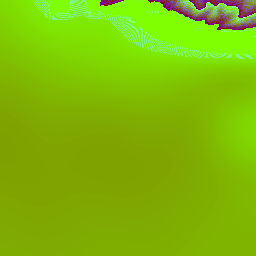
#> input picture geo/bodrum/dem/12/2355/1585.png, 256 x 256 px, found by its file name; its folder holds only this picture in this run
$ python bathymetry.py
#> lines starting #> are read from the running program, lines starting #| are printed output that depends on the picture; after the words box and inside, x2 and y2 are one past the last pixel; in counts of white or black regions, pixels touching at a corner belong together
#!/usr/bin/env python3
"""v5.0 kıyı batimetrisi düzeltmesi (geo/bodrum/dem/{12,9}).

Sorun: z12/z9 Terrarium karolarında kıyıdan kilometrelerce açıkta deniz tabanı -1 m yer tutucu
(veri yok) olarak kalmıştı: açık deniz 1 m derinlikte turkuaz sığlık gibi çiziliyordu. Fizik
etkilenmez (fizik denizi 0 m MSL görür); yalnızca çizilen deniz tabanı ve su rengi değişir.

Yöntem: her deniz pikseli için karaya Öklid uzaklığı d (mozaik üzerinde, karo sınırları
kesintisiz). Kıyı profili modeli
    D(d) = 1,5 + 40·(1 − e^(−d/500)) + 70·(1 − e^(−d/5000))   [m]
(30 m'de ~4 m, 300 m'de ~24 m, 1 km'de ~49 m, 8 km'de ~97 m; Ege kıyılarının tipik kayalık
şelf profili, yaklaşık [E]) düşük frekanslı gürültüyle ±%15 değiştirilir. Veride 5 m'den derin
bir değer varsa (gerçek ölçüm) derin olan alınır. Sonuç hafifçe yumuşatılır. Göller (su bayraklı,
h >= 0) ve kara pikselleri değişmez. Su bayrağı (mavi bit 0) korunur.

    python3 -I tools/geodata/bathymetry.py geo/bodrum
"""
import math
import os
import sys

import numpy as np
from PIL import Image
from scipy import ndimage


def decode(path):
#> called with path = 'geo/bodrum/dem/12/2355/1585.png'
    a = np.asarray(Image.open(path).convert('RGBA')).astype(np.float64)
    b = a[..., 2]
    h = a[..., 0] * 256 + a[..., 1] + (np.floor(b / 2) * 2) / 256 - 32768
    w = (b.astype(np.int32) & 1)
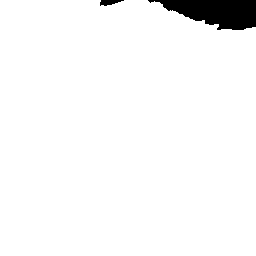
#> w: shape (256, 256) int32; values 0 (black) and 1 (white), 96.7% white; 2 black regions, box (x1, y1, x2, y2) and area: (148, 0, 256, 30) 2095, (100, 0, 124, 6) 92
    return h, w


def encode(h, w, path):
    v = np.clip(h + 32768, 0, 65535.99)
    r = np.floor(v / 256)
    g = np.floor(v - r * 256)
    f = v - np.floor(v)
    b = (np.floor(f * 256).astype(np.int32) & 0xFE) | (w & 1)
    img = np.stack([r, g, b, np.full_like(r, 255)], axis=-1).astype(np.uint8)
    Image.fromarray(img, 'RGBA').save(path, optimize=True)


def process(root, z):
    d = os.path.join(root, 'dem', str(z))
    tiles = {}
    for xs in os.listdir(d):
        for f in os.listdir(os.path.join(d, xs)):
            tiles[(int(xs), int(f.split('.')[0]))] = os.path.join(d, xs, f)
    xs = [k[0] for k in tiles]
    ys = [k[1] for k in tiles]
    x0, x1, y0, y1 = min(xs), max(xs), min(ys), max(ys)
    W, H = (x1 - x0 + 1) * 256, (y1 - y0 + 1) * 256
    hm = np.full((H, W), -50.0)
    wm = np.ones((H, W), np.int32)
    for (tx, ty), p in tiles.items():
        h, w = decode(p)
        hm[(ty - y0) * 256:(ty - y0 + 1) * 256, (tx - x0) * 256:(tx - x0 + 1) * 256] = h
        wm[(ty - y0) * 256:(ty - y0 + 1) * 256, (tx - x0) * 256:(tx - x0 + 1) * 256] = w
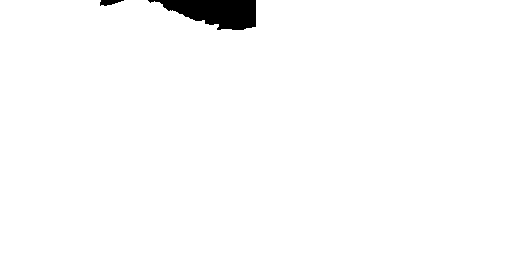
#> wm: shape (256, 512) int32; values 0 (black) and 1 (white), 98.3% white; 2 black regions, box (x1, y1, x2, y2) and area: (148, 0, 256, 30) 2095, (100, 0, 124, 6) 92
    # piksel boyu (m): Web Merkatör, enleme göre
    n = 2 ** z
#> n = 4096

    def lat_of(py):
#> called with py = 405888
        yy = py / 256 / n
#> yy = 0.387
        return math.degrees(math.atan(math.sinh(math.pi * (1 - 2 * yy))))
    lat_mid = lat_of((y0 + (y1 - y0 + 1) / 2) * 256)
#> lat_mid = 37.61
    px_m = 40075016.686 * math.cos(math.radians(lat_mid)) / n / 256
#> px_m = 30.27
    sea = (wm == 1) & (hm < 0.5)
#> sea: shape (256, 512) bool; 85.5% white; 7 black regions (4 under 20 px), largest, box (x1, y1, x2, y2) and area: (148, 0, 512, 112) 18486, (449, 133, 502, 207) 424, (100, 0, 124, 6) 93
    land = ~(wm == 1)
#> land: shape (256, 512) bool; 14.5% white; 7 white regions (4 under 20 px), largest, box (x1, y1, x2, y2) and area: (148, 0, 512, 112) 18457, (449, 133, 502, 207) 422, (100, 0, 124, 6) 92
    dist = ndimage.distance_transform_edt(~land) * px_m
    D = 1.5 + 40 * (1 - np.exp(-dist / 500)) + 70 * (1 - np.exp(-dist / 5000))
    rng = np.random.default_rng(5150)
    noise = ndimage.gaussian_filter(rng.standard_normal((H // 16 + 2, W // 16 + 2)), 2.0)
    noise = ndimage.zoom(noise, 16, order=1)[:H, :W]
    noise = noise / (np.abs(noise).max() + 1e-9)
    D *= 0.85 + 0.15 * (noise + 1)
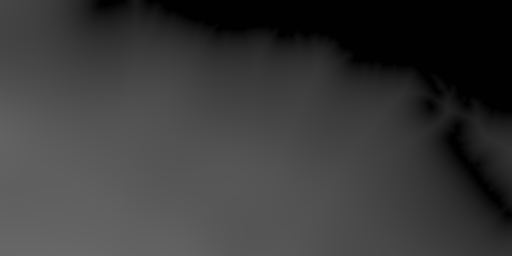
#> D: shape (256, 512) float64; min 1.31, max 103.9, mean 57.7
    data = np.where(hm < -5, -hm, 0)
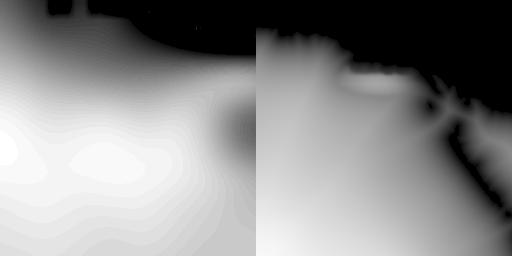
#> data: shape (256, 512) float64; min 0, max 96, mean 52.9; drawn with min black and max white
    depth = np.maximum(D, data)
    depth = ndimage.gaussian_filter(depth, 1.2)
    depth = np.maximum(depth, 0.8)
    out = np.where(sea, -depth, hm)
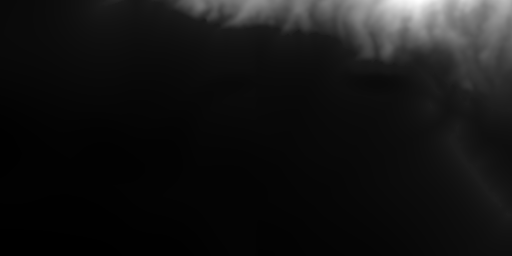
#> out: shape (256, 512) float64; min -103.8, max 830, mean -26.1; drawn with min black and max white
    for (tx, ty), p in tiles.items():
        sl = (slice((ty - y0) * 256, (ty - y0 + 1) * 256), slice((tx - x0) * 256, (tx - x0 + 1) * 256))
        encode(out[sl], wm[sl], p)
#> this loop made 2 passes
#> pass 1, in encode, `g = np.floor(v - r * 256)`:
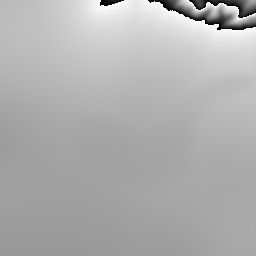
#> g: shape (256, 256) float64; min 0, max 255, mean 175.1
#> pass 1, in encode, `f = v - np.floor(v)`:
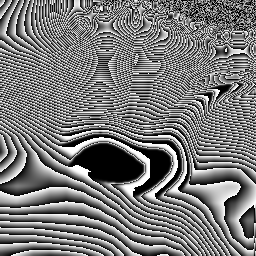
#> f: shape (256, 256) float64; min 0, max 1, mean 0.477
    print(f'z{z}: {len(tiles)} tiles, pixel {px_m:.1f} m, sea px {int(sea.sum())}, '
          f'median sea depth before {np.median(-hm[sea]):.1f} m after {np.median(depth[sea]):.1f} m')
#| z12: 2 tiles, pixel 30.3 m, sea px 112034, median sea depth before 69.3 m after 72.5 m


if __name__ == '__main__':
    root = sys.argv[1] if len(sys.argv) > 1 else 'geo/bodrum'
    for z in (12, 9):
#> (the run stopped early here; a loop or call above may not have finished)
